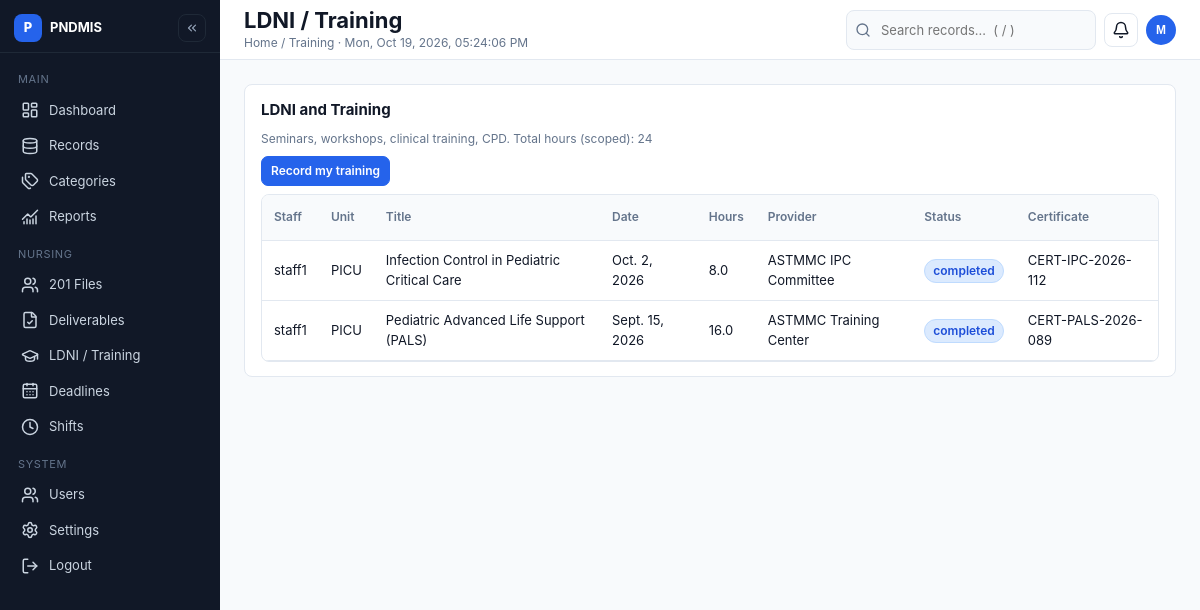
Screenshot of /training/ (signed in) with the database file from the repository.
### core/models.py (models this page shows)
class Training(models.Model):
 staff=models.ForeignKey(StaffRecord,on_delete=models.PROTECT,related_name='training')
 title=models.CharField(max_length=250)
 date=models.DateField()
 hours=models.DecimalField(max_digits=6,decimal_places=1,default=0)
 provider=models.CharField(max_length=150,blank=True)
 status=models.CharField(max_length=20,choices=[('planned','Planned'),('attended','Attended'),('completed','Completed')],default='planned')
 certificate_reference=models.CharField(max_length=250,blank=True)

class StaffRecord(models.Model):
 user=models.OneToOneField(settings.AUTH_USER_MODEL,on_delete=models.PROTECT,related_name='staff_record')
 unit=models.ForeignKey(Unit,on_delete=models.PROTECT)
 position=models.CharField(max_length=100,blank=True)
 birthday=models.DateField(null=True,blank=True)
 contact_number=models.CharField(max_length=40,blank=True)
 address=models.TextField(blank=True)
 prc_number=models.CharField(max_length=80,blank=True)
 prc_expiry=models.DateField(null=True,blank=True)
 pna_membership=models.CharField(max_length=100,blank=True)
 ansap_membership=models.CharField(max_length=100,blank=True)
 active=models.BooleanField(default=True)

class Unit(models.Model):
 name=models.CharField(max_length=80,unique=True)
 def __str__(self):return self.name

### core/views.py (the view)
# urls.py: path('training/',views.training,name='training'),
@login_required
def training(request):
    staff = permitted_staff(request.user)
    qs = Training.objects.filter(staff__in=staff).select_related('staff__user', 'staff__unit').order_by('-date')
    return render(request, 'core/training.html', {'training': qs[:200], 'total_hours': qs.aggregate(total=Sum('hours'))['total'] or 0, 'page_title': 'LDNI / Training', 'breadcrumb': 'Home / Training'})

### core/access.py (called while the page is built)
def profile(user):
 try:return user.nursing_profile
 except Profile.DoesNotExist:raise PermissionDenied('Account has no approved nursing role')

def permitted_staff(user):
 from .models import StaffRecord
 p=profile(user)
 if p.role=='supervisor':return StaffRecord.objects.all()
 if p.role=='manager' and p.unit_id:return StaffRecord.objects.filter(unit_id=p.unit_id)
 return StaffRecord.objects.filter(user=user)

### core/templates/core/training.html
{% extends 'core/base.html' %}{% block content %}<div class="card"><h3>LDNI and Training</h3><p class="meta">Seminars, workshops, clinical training, CPD. Total hours (scoped): {{ total_hours }}</p><p><a class="btn sm" href="{% url 'add_training' %}">Record my training</a></p><div class="twrap"><table><tr><th>Staff</th><th>Unit</th><th>Title</th><th>Date</th><th>Hours</th><th>Provider</th><th>Status</th><th>Certificate</th></tr>{% for t in training %}<tr><td>{{ t.staff.user.username }}</td><td>{{ t.staff.unit }}</td><td>{{ t.title }}</td><td>{{ t.date }}</td><td>{{ t.hours }}</td><td>{{ t.provider|default:"—" }}</td><td><span class="badge b-info">{{ t.status }}</span></td><td>{{ t.certificate_reference|default:"—" }}</td></tr>{% empty %}<tr><td colspan="8"><div class="empty"><h3>No training records</h3><p>Staff can record their own training.</p></div></td></tr>{% endfor %}</table></div></div>{% endblock %}

### core/templates/core/base.html (shortened to what this page needs)
{% load static %}<!doctype html><html lang="en"><head><link rel="stylesheet" href="{% static 'css/style.css' %}"><link rel="stylesheet" href="{% static 'css/dashboard.css' %}"><link rel="stylesheet" href="{% static 'css/components.css' %}"></head><body><div class="app">
<aside class="sidebar" id="sidebar" aria-label="Primary"><div class="brand"><span class="mark">P</span><span class="brand-name">PNDMIS</span><button class="iconbtn collapse-btn" onclick="toggleCollapse()" aria-label="Collapse sidebar" title="Collapse sidebar"><i data-lucide="chevrons-left"></i></button></div>
<nav class="nav">
<small>Main</small>
<a href="{% url 'dashboard' %}" class="{% if request.resolver_match.url_name == 'dashboard' %}active{% endif %}" title="Dashboard"><i data-lucide="layout-dashboard" aria-hidden="true"></i> <span>Dashboard</span></a>
<a href="{% url 'records' %}" class="{% if request.resolver_match.url_name == 'records' %}active{% endif %}" title="Records Management"><i data-lucide="database" aria-hidden="true"></i> <span>Records</span></a>
<a href="{% url 'categories' %}" class="{% if request.resolver_match.url_name == 'categories' %}active{% endif %}" title="Categories"><i data-lucide="tags" aria-hidden="true"></i> <span>Categories</span></a>
<a href="{% url 'reports' %}" class="{% if request.resolver_match.url_name == 'reports' %}active{% endif %}" title="Reports and Analytics"><i data-lucide="chart-no-axes-combined" aria-hidden="true"></i> <span>Reports</span></a>
<small>Nursing</small>
<a href="{% url 'staff' %}" title="201 Files"><i data-lucide="users" aria-hidden="true"></i> <span>201 Files</span></a>
<a href="{% url 'deliverables' %}" title="Deliverables"><i data-lucide="file-check" aria-hidden="true"></i> <span>Deliverables</span></a>
<a href="{% url 'training' %}" title="LDNI Training"><i data-lucide="graduation-cap" aria-hidden="true"></i> <span>LDNI / Training</span></a>
<a href="{% url 'tasks' %}" title="Deadlines"><i data-lucide="calendar-days" aria-hidden="true"></i> <span>Deadlines</span></a>
<a href="{% url 'shifts' %}" title="Shifts"><i data-lucide="clock" aria-hidden="true"></i> <span>Shifts</span></a>
<small>System</small>
<a href="{% url 'users' %}" title="User Management"><i data-lucide="users" aria-hidden="true"></i> <span>Users</span></a>
<a href="{% url 'settings' %}" title="Settings"><i data-lucide="settings" aria-hidden="true"></i> <span>Settings</span></a>
{% if user.is_authenticated %}<a href="#" onclick="document.getElementById('logout-f').submit();return false" title="Logout"><i data-lucide="log-out" aria-hidden="true"></i> <span>Logout</span></a>
<form id="logout-f" method="post" action="{% url 'logout' %}" style="display:none">{% csrf_token %}</form>{% endif %}
</nav></aside>
<div class="main"><div class="topbar"><div><h1>{{ page_title|default:"Dashboard" }}</h1><div class="crumbs">{{ breadcrumb|default:"Home" }} · <span id="ph-clock"></span></div></div>
<div class="search"><span class="sbox"><i data-lucide="search" aria-hidden="true"></i><input id="top-search" placeholder="Search records…  ( / )" aria-label="Search records" onkeydown="if(event.key==='Enter')submitTopSearch(this.value)"></span><span class="profile-wrap" id="notif-wrap"><button class="iconbtn" onclick="toggleMenu('notif-menu')" aria-label="Notifications" title="Notifications" aria-haspopup="true"><i data-lucide="bell"></i></button></span><span class="profile-wrap"><button class="avatar" onclick="toggleMenu('pmenu')" aria-label="Profile menu for {{ user.username }}" title="{{ user.username }}" aria-haspopup="true">{{ user.username|default:"?"|slice:":1"|upper }}</button></span></div></div>
<div class="content" id="main-content" tabindex="-1">{% block content %}{% endblock %}</div></div></div>
<script src="{% static 'js/app.js' %}"></script>{% block scripts %}{% endblock %}</body></html>

### core/static/css/style.css (style rules this page uses)
:root { --bg:#F8FAFC;--card:#FFFFFF;--ink:#111827;--muted:#64748B;--line:#E2E8F0;--side:#111827;--side2:#1F2937;--blue:#2563EB;--blue-d:#1D4ED8;--ok:#15803D;--ok-bg:#DCFCE7;--warn:#B45309;--warn-bg:#FEF3C7;--bad:#B91C1C;--bad-bg:#FEE2E2;--r:8px }
* { box-sizing:border-box }
html { -webkit-text-size-adjust:100% }
body { margin:0;font:13px/1.5 Inter,system-ui,-apple-system,"Segoe UI",Roboto,sans-serif;background:var(--bg);color:var(--ink) }
h1 { font-size:22px;margin:0;font-weight:700 }
h3 { font-size:15px;margin:0 0 8px }
p { margin:8px 0 }
small,.meta { font-size:12px;color:var(--muted) }
.app { display:flex;min-height:100vh }
.sidebar { width:220px;background:var(--side);color:#CBD5E1;display:flex;flex-direction:column;position:fixed;inset:0 auto 0 0;z-index:40;transition:transform .15s ease }
.brand { padding:14px 14px 10px;font-weight:700;font-size:13px;color:#fff;display:flex;gap:8px;align-items:center;border-bottom:1px solid #1F2937 }
.brand .mark { width:28px;height:28px;border-radius:8px;background:var(--blue);color:#fff;display:flex;align-items:center;justify-content:center;font-size:13px;font-weight:800 }
.nav { padding:8px;display:flex;flex-direction:column;gap:2px;overflow:auto }
.nav small { color:#64748B;padding:10px 10px 4px;text-transform:uppercase;font-size:11px;letter-spacing:.06em }
.nav a { color:#CBD5E1;text-decoration:none;padding:7px 10px;border-radius:8px;display:flex;gap:10px;align-items:center;font-size:13px;border-left:3px solid transparent }
.nav svg.lucide,.nav i.lucide { width:18px;height:18px;flex:none }
.main { flex:1;margin-left:220px;min-width:0 }
.topbar { background:var(--card);border-bottom:1px solid var(--line);height:60px;min-height:60px;padding:0 24px;display:flex;gap:12px;align-items:center;position:sticky;top:0;z-index:30 }
.topbar h1 { font-size:22px;line-height:1.2 }
.crumbs { color:var(--muted);font-size:12px }
.search { margin-left:auto;display:flex;gap:8px;align-items:center }
.search .sbox { display:flex;align-items:center;gap:6px;background:var(--bg);border:1px solid var(--line);border-radius:8px;padding:0 8px }
.search input { background:transparent;border:0;padding:8px 4px;min-width:200px;font-size:13px;color:var(--ink) }
.iconbtn { width:34px;height:34px;border-radius:8px;border:1px solid var(--line);background:#fff;display:inline-flex;align-items:center;justify-content:center;cursor:pointer;color:var(--ink) }
.avatar { width:30px;height:30px;border-radius:50%;background:var(--blue);color:#fff;display:flex;align-items:center;justify-content:center;font-weight:700;font-size:12px;border:0;cursor:pointer }
.content { padding:24px;max-width:1180px }
.card { background:var(--card);border:1px solid var(--line);border-radius:8px;padding:14px 16px;margin-bottom:12px;box-shadow:none }
.twrap { overflow-x:auto;border:1px solid var(--line);border-radius:8px }
table { width:100%;border-collapse:collapse;min-width:720px }
th,td { padding:10px 12px;border-bottom:1px solid var(--line);text-align:left;font-size:13px;vertical-align:middle }
th { color:var(--muted);font-weight:600;font-size:12px;background:#F8FAFC;white-space:nowrap }
tbody tr { height:46px }
.badge { display:inline-flex;align-items:center;gap:4px;padding:2px 8px;border-radius:999px;font-size:12px;font-weight:600;border:1px solid transparent;white-space:nowrap }
.b-info { background:#DBEAFE;color:#1D4ED8;border-color:#BFDBFE }
.btn { background:var(--blue);color:#fff;border:1px solid var(--blue);padding:8px 12px;border-radius:8px;cursor:pointer;font-weight:600;font-size:13px;display:inline-flex;align-items:center;gap:6px;text-decoration:none }
.btn.sm { padding:5px 9px;font-size:12px;border-radius:7px }
input,select,textarea { height:40px;padding:8px 10px;border:1px solid var(--line);border-radius:8px;font:inherit;font-size:13px;background:#fff;max-width:100%;color:var(--ink) }
.lucide { width:18px;height:18px }
.profile-wrap { position:relative }
.collapse-btn { margin-left:auto;width:28px;height:28px;background:transparent;border-color:#1F2937;color:#94A3B8 }
a.btn,a.iconbtn { text-decoration:none }

### core/static/css/components.css (style rules this page uses)
.sbox { display:inline-flex;align-items:center;gap:6px;background:#fff;border:1px solid var(--line);border-radius:8px;padding:0 8px }
.sbox input { border:0;background:transparent;height:38px }
.sbox svg { width:16px;height:16px;color:var(--muted) }

### rows the page displays
Training: staff.user.username "staff1", staff.unit "PICU", title "Infection Control in Pediatric Critical Care", date "Oct. 2, 2026", hours "8.0", provider "ASTMMC IPC Committee", status "completed", certificate_reference "CERT-IPC-2026-112"
Training: staff.user.username "staff1", staff.unit "PICU", title "Pediatric Advanced Life Support (PALS)", date "Sept. 15, 2026", hours "16.0", provider "ASTMMC Training Center", status "completed", certificate_reference "CERT-PALS-2026-089"

### other values shown
{{ page_title|default:"Dashboard" }} "LDNI / Training"
{{ breadcrumb|default:"Home" }} "Home / Training"
{{ user.username|default:"?"|slice:":1"|upper }} "M"
{{ total_hours }} "24"
